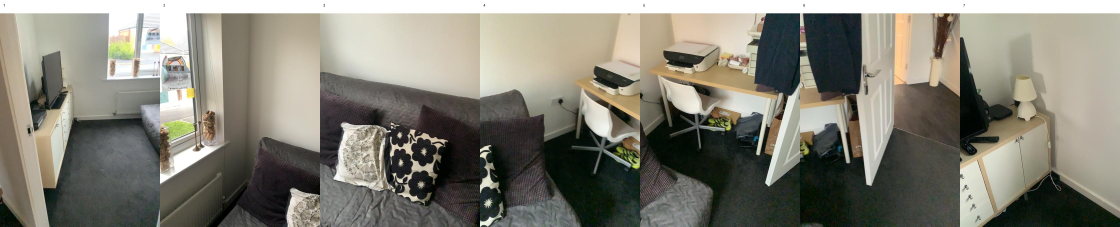
#> input picture .local/aesthetic-source-photos.jpg, 3360 x 680 px (shown at 1/3 size)
$ python -i scan_source.py   (imports and definitions only)
#> lines starting #> are read from the running program, lines starting #| are printed output that depends on the picture
"""Bounded scan-assisted source planning/inspection; no metric admission or models."""
import argparse
from datetime import datetime, timezone
import hashlib
import io
import json
import math
import os
import shutil
from pathlib import Path
import struct
import sys
import urllib.request

if __package__ in (None, ''):
    sys.path.insert(0, str(Path(__file__).resolve().parent))

import numpy as np

from arkit_fetch import BASE, REPO, REVISION, download
from idealized_contract import digest
from worldmirror_candidate import _json, _read

CAPTURE = '45261631'
SPLIT = 'Validation'
MIB = 1024**2
TRANSFER_LIMIT = 128*MIB
HEADER_LIMIT = 65536
ACQUISITION_PLAN_SHA256 = '367b183772cc894e2f6ba5f314ee9f111e379501327e7b539ceff2baf77ce4e0'


# [61 lines left out: functions _catalog, _validate_plan, plan_source, _no_links, not called in this run]


def acquire_source(plan, output_dir, *, plan_file_sha256=None):
    _validate_plan(plan)
    return _acquire_assets(plan, output_dir, plan_file_sha256=plan_file_sha256)


# [56 lines left out: function _acquire_assets, not called in this run]


_TYPES = {'float': ('f', None), 'float32': ('f', None), 'double': ('d', None), 'float64': ('d', None),
          'uchar': ('B', (0, 255)), 'uint8': ('B', (0, 255)),
          'int': ('i', (-2**31, 2**31-1)), 'int32': ('i', (-2**31, 2**31-1))}


def inspect_ply(data):
    """Parse one immutable byte snapshot; never allocate from unchecked headers."""
    if not isinstance(data, bytes) or not 0 < len(data) <= 32*MIB:
        raise ValueError('PLY byte limit')
    with io.BytesIO(data) as handle:
        used = 0
        # [10 lines left out: function line, not called in this run]
        if line() != 'ply':
            raise ValueError('Missing PLY signature')
        fmt = line()
        if fmt not in ('format ascii 1.0', 'format binary_little_endian 1.0'):
            raise ValueError('Unsupported PLY format')
        counts, properties, section, face_property = {}, [], None, False
        while True:
            row = line()
            if row == 'end_header':
                break
            fields = row.split()
            if fields and fields[0] in ('comment', 'obj_info'):
                continue
            if len(fields) == 3 and fields[0] == 'element':
                _, section, number = fields
                if section not in ('vertex', 'face') or section in counts or not number.isdecimal():
                    raise ValueError('Unsupported PLY elements')
                if (section == 'vertex' and counts) or (section == 'face' and 'vertex' not in counts):
                    raise ValueError('PLY element order')
                counts[section] = int(number)
                if not 0 < counts[section] <= (1000000 if section == 'vertex' else 2000000):
                    raise ValueError('PLY allocation count limit')
            elif section == 'vertex' and len(fields) == 3 and fields[0] == 'property':
                _, kind, name = fields
                if kind not in _TYPES or name not in ('x', 'y', 'z', 'nx', 'ny', 'nz', 'red', 'green', 'blue', 'alpha'):
                    raise ValueError('Unsupported PLY vertex layout')
                if name in [p[1] for p in properties]:
                    raise ValueError('Duplicate PLY property')
                properties.append((kind, name))
            elif (section == 'face' and fields == ['property', 'list', 'uchar', 'int', 'vertex_indices']
                  and not face_property):
                face_property = True
            else:
                raise ValueError('Unsupported PLY layout')
        names = [p[1] for p in properties]
        if set(counts) != {'vertex', 'face'} or not {'x', 'y', 'z'} <= set(names) or not face_property:
            raise ValueError('Missing PLY geometry')
        binary = 'binary' in fmt
        vertex_struct = struct.Struct('<'+''.join(_TYPES[k][0] for k, _ in properties))
        low, high = [math.inf]*3, [-math.inf]*3
        for _ in range(counts['vertex']):
            if binary:
                data = handle.read(vertex_struct.size)
                if len(data) != vertex_struct.size:
                    raise ValueError('Truncated PLY vertices')
                values = vertex_struct.unpack(data)
            else:
                row = handle.readline(1025)
                if len(row) > 1024:
                    raise ValueError('Oversized PLY vertex row')
                try:
                    values = [float(x) for x in row.split()]
                except ValueError as error:
                    raise ValueError('Malformed PLY vertex') from error
            if len(values) != len(properties) or not all(math.isfinite(v) for v in values):
                raise ValueError('Invalid PLY vertex')
            for (kind, name), value in zip(properties, values):
                band = _TYPES[kind][1]
                if band and (value != int(value) or not band[0] <= value <= band[1]):
                    raise ValueError('Out-of-range PLY scalar')
                if name in ('red', 'green', 'blue', 'alpha') and not 0 <= value <= 255:
                    raise ValueError('Out-of-range PLY color')
            for axis, name in enumerate(('x', 'y', 'z')):
                value = values[names.index(name)]
                if abs(value) > 10000:
                    raise ValueError('PLY coordinate limit')
                low[axis], high[axis] = min(low[axis], value), max(high[axis], value)
        for _ in range(counts['face']):
            if binary:
                data = handle.read(13)
                if len(data) != 13:
                    raise ValueError('Truncated PLY faces')
                face = struct.unpack('<Biii', data)
            else:
                row = handle.readline(129)
                if len(row) > 128:
                    raise ValueError('Oversized PLY face row')
                try:
                    face = [int(x) for x in row.split()]
                except ValueError as error:
                    raise ValueError('Malformed PLY face') from error
            if (len(face) != 4 or face[0] != 3 or len(set(face[1:])) != 3
                    or any(i < 0 or i >= counts['vertex'] for i in face[1:])):
                raise ValueError('Invalid PLY triangle indices')
        if handle.read(1):
            raise ValueError('Trailing PLY data')
    return {'vertices': counts['vertex'], 'faces': counts['face'], 'bounds': [low, high],
            'has_vertex_colors': {'red', 'green', 'blue'} <= set(names), 'format': fmt}


# [180 lines left out: functions inspect_source, trajectory_camera_to_world, parse_scan_trajectory, nearest_scan_pose, _scan_intrinsics, rotate_scan_intrinsics and 4 more, not called in this run]


# [2 lines not run here, left out]

>>> import cv2
>>> picture = cv2.imread('../../.local/aesthetic-source-photos.jpg', cv2.IMREAD_GRAYSCALE)
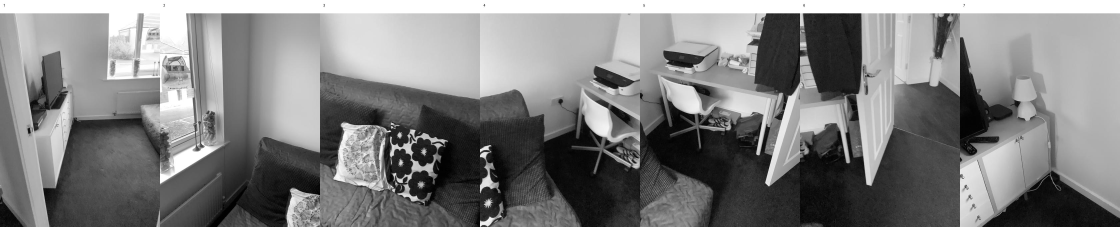
#> picture: shape (680, 3360) (shown at 1/3 size); min 0, max 255, mean 128.3
#> (the run stopped early here; a loop or call above may not have finished)

$ run again, on .local/aesthetic-source-7.png
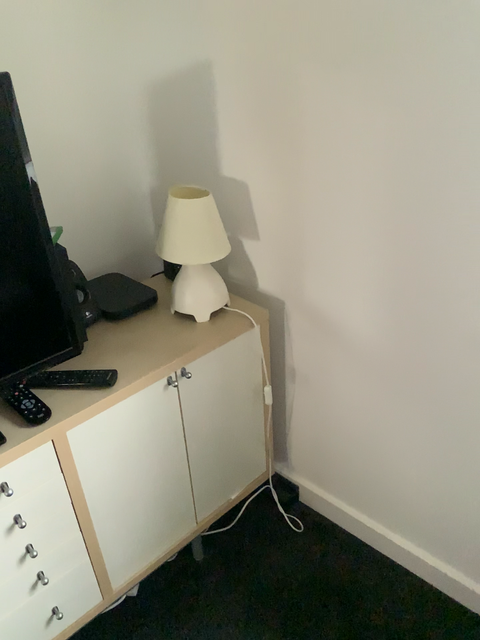
#> input picture .local/aesthetic-source-7.png, 480 x 640 px
#> `picture = cv2.imread('../../.local/aesthetic-source-photos.jpg', cv2.I..`:
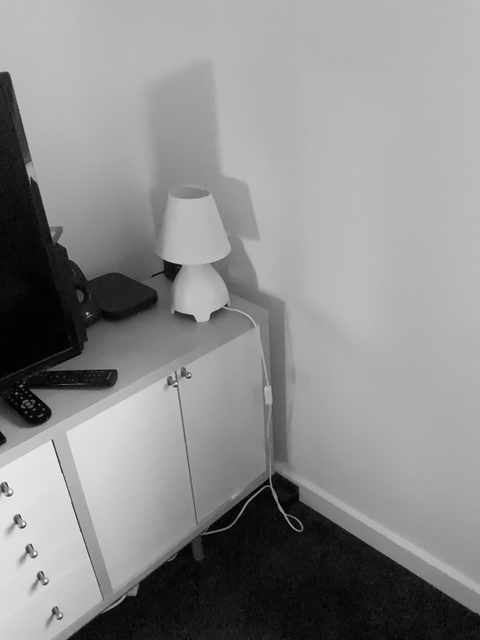
#> picture: shape (640, 480); min 0, max 255, mean 140.6
